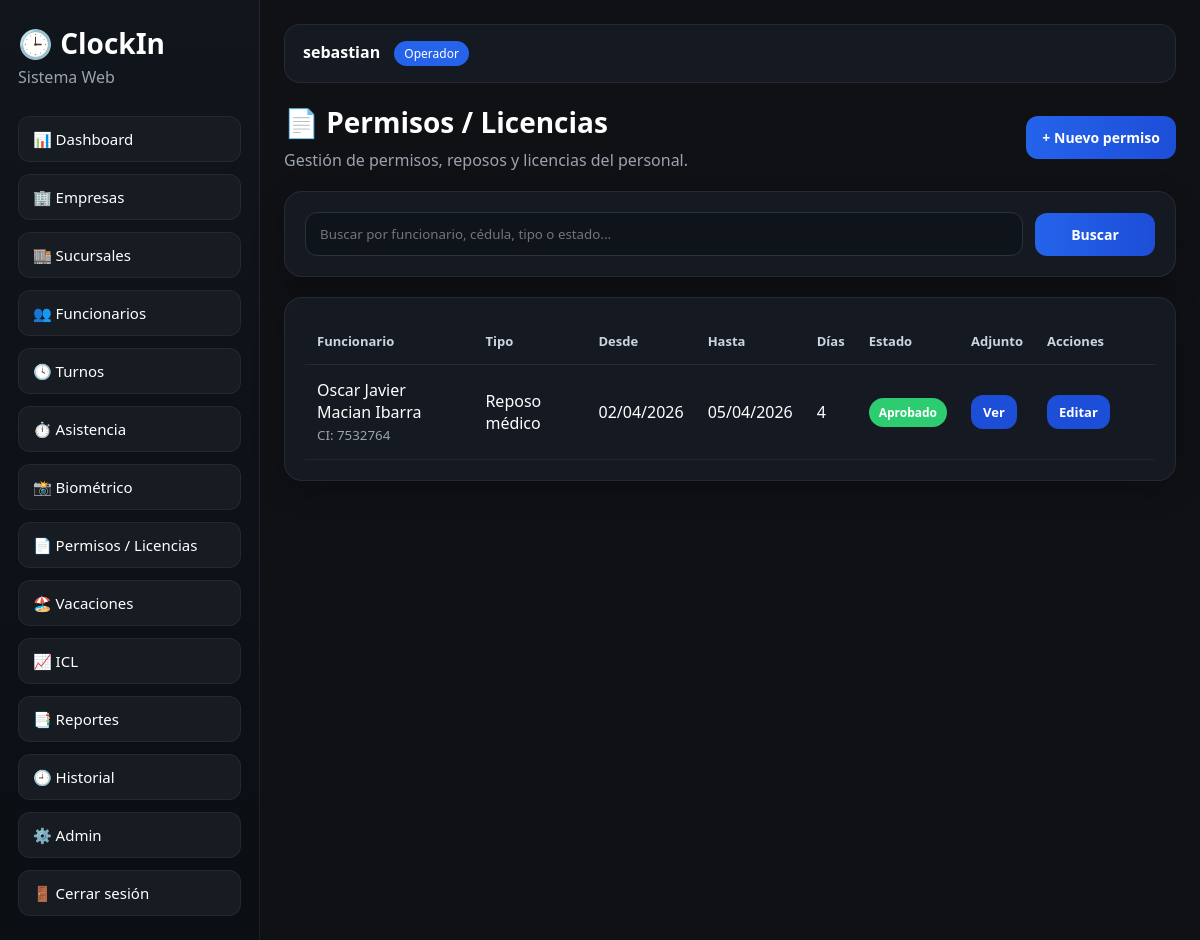
/permisos/ (signed in), run on the app's committed database.
### usuarios/models.py (models this page shows, shortened)
class Usuario(AbstractUser):
    class Roles(models.TextChoices):
        ADMIN = "admin", "Administrador"
        RRHH = "rrhh", "RRHH"
        SUPERVISOR = "supervisor", "Supervisor"
        OPERADOR = "operador", "Operador"
        FUNCIONARIO = "funcionario", "Funcionario"
    rol = models.CharField(
        max_length=20,
        choices=Roles.choices,
        default=Roles.OPERADOR
    )
    telefono = models.CharField(max_length=30, blank=True, null=True)
    activo = models.BooleanField(default=True)

### core/models.py (models this page shows, shortened)
class PermisoLicencia(models.Model):
    class Tipos(models.TextChoices):
        PERMISO_PERSONAL = "permiso_personal", "Permiso personal"
        REPOSO_MEDICO = "reposo_medico", "Reposo médico"
        VACACION_PROVISIONAL = "vacacion_provisional", "Vacación provisional"
        LICENCIA_ESPECIAL = "licencia_especial", "Licencia especial"
        OTRO = "otro", "Otro"
    class Estados(models.TextChoices):
        PENDIENTE = "pendiente", "Pendiente"
        APROBADO = "aprobado", "Aprobado"
        RECHAZADO = "rechazado", "Rechazado"
        ANULADO = "anulado", "Anulado"
    funcionario = models.ForeignKey(
        Funcionario,
        on_delete=models.CASCADE,
        related_name="permisos_licencias"
    )
    tipo = models.CharField(max_length=40, choices=Tipos.choices, default=Tipos.PERMISO_PERSONAL)
    fecha_desde = models.DateField()
    fecha_hasta = models.DateField()
    motivo = models.TextField(blank=True, default="")
    adjunto = models.FileField(upload_to="permisos/", null=True, blank=True)
    estado = models.CharField(max_length=20, choices=Estados.choices, default=Estados.PENDIENTE)
    observacion = models.TextField(blank=True, default="")
    creado_en = models.DateTimeField(auto_now_add=True)
    actualizado_en = models.DateTimeField(auto_now=True)
    class Meta:
        ordering = ["-fecha_desde", "-creado_en"]
    @property
    def dias(self):
        return (self.fecha_hasta - self.fecha_desde).days + 1

class Funcionario(models.Model):
    nombre = models.CharField(max_length=100)
    apellido = models.CharField(max_length=100)
    cedula = models.CharField(max_length=30, unique=True)
    face_encoding = models.BinaryField(null=True, blank=True)
    turno = models.ForeignKey(
        Turno,
        on_delete=models.SET_NULL,
        null=True,
        blank=True,
        related_name="funcionarios"
    )
    cargo = models.CharField(max_length=100, blank=True, default="")
    sector = models.CharField(max_length=100, blank=True, default="")
    sucursal = models.CharField(max_length=100, blank=True, default="")
    sucursal_rel = models.ForeignKey(
        Sucursal,
        on_delete=models.SET_NULL,
        null=True,
        blank=True,
        related_name="funcionarios"
    )
    ips = models.BooleanField(default=False)
    salario_base = models.DecimalField(max_digits=12, decimal_places=2, default=0)
    bono = models.DecimalField(max_digits=12, decimal_places=2, default=0)
    fecha_ingreso = models.DateField(null=True, blank=True)
    foto = models.ImageField(upload_to="funcionarios/", null=True, blank=True)
    activo = models.BooleanField(default=True)
    creado_en = models.DateTimeField(auto_now_add=True)
    actualizado_en = models.DateTimeField(auto_now=True)
    class Meta:
        ordering = ["apellido", "nombre"]
    @property
    def nombre_completo(self):
        return f"{self.nombre} {self.apellido}"

### core/views.py (the view, shortened to what this page needs)
# urls.py: path("permisos/", permisos_lista, name="permisos_lista"),
@login_required
def permisos_lista(request):
    q = request.GET.get("q", "").strip()
    permisos = PermisoLicencia.objects.select_related("funcionario").all()
    return render(request, "core/permisos_lista.html", {
        "permisos": permisos,
        "q": q,
    })

### templates/core/permisos_lista.html (shortened to what this page needs)
{% extends "base.html" %}
{% block content %}
<div class="page-header page-header-flex">
    <div>
        <h2>📄 Permisos / Licencias</h2>
        <p>Gestión de permisos, reposos y licencias del personal.</p>
    </div>
    <a href="{% url 'permiso_nuevo' %}" class="btn-primary btn-link">+ Nuevo permiso</a>
</div>
<div class="card mb-20">
    <form method="get" class="search-bar">
        <input
            type="text"
            name="q"
            value="{{ q }}"
            placeholder="Buscar por funcionario, cédula, tipo o estado..."
            class="form-control"
        >
        <button type="submit" class="btn-primary btn-search">Buscar</button>
    </form>
</div>
<div class="card">
    <div class="table-wrap">
        <table class="table-dark">
            <thead>
                <tr>
                    <th>Funcionario</th>
                    <th>Tipo</th>
                    <th>Desde</th>
                    <th>Hasta</th>
                    <th>Días</th>
                    <th>Estado</th>
                    <th>Adjunto</th>
                    <th style="width: 120px;">Acciones</th>
                </tr>
            </thead>
            <tbody>
                {% for p in permisos %}
                    <tr>
                        <td>{{ p.funcionario.nombre_completo }}<br><small>CI: {{ p.funcionario.cedula }}</small></td>
                        <td>{{ p.get_tipo_display }}</td>
                        <td>{{ p.fecha_desde|date:"d/m/Y" }}</td>
                        <td>{{ p.fecha_hasta|date:"d/m/Y" }}</td>
                        <td>{{ p.dias }}</td>
                        <td>
                            {% if p.estado == "aprobado" %}
                                <span class="badge-success">Aprobado</span>
                            {% elif p.estado == "pendiente" %}
                                <span class="badge-warning">Pendiente</span>
                            {% else %}
                                <span class="badge-danger">{{ p.get_estado_display }}</span>
                            {% endif %}
                        </td>
                        <td>
                            {% if p.adjunto %}
                                <a href="{{ p.adjunto.url }}" target="_blank" class="btn-table">Ver</a>
                            {% else %}
                                -
                            {% endif %}
                        </td>
                        <td>
                            <a href="{% url 'permiso_editar' p.pk %}" class="btn-table">Editar</a>
                        </td>
                    </tr>
                {% empty %}
                    <tr>
                        <td colspan="8" class="empty-row">No hay permisos o licencias registrados todavía.</td>
                    </tr>
                {% endfor %}
            </tbody>
        </table>
    </div>
</div>
{% endblock %}

### templates/base.html (shortened to what this page needs)
<!DOCTYPE html>
<html lang="es">
<head>
    <link rel="stylesheet" href="/static/css/styles.css">
</head>
<body>
<div class="layout">
    <aside class="sidebar" id="sidebar">
        <div class="brand">
            <h1>🕒 ClockIn</h1>
            <p>Sistema Web</p>
        </div>
        {% if request.user.is_authenticated %}
        <nav class="menu">
            <a href="{% url 'dashboard' %}">📊 Dashboard</a>
            <a href="{% url 'empresas_lista' %}">🏢 Empresas</a>
            <a href="{% url 'sucursales_lista' %}">🏬 Sucursales</a>
            <a href="{% url 'funcionarios_lista' %}">👥 Funcionarios</a>
            <a href="{% url 'turnos_lista' %}">🕓 Turnos</a>
            <a href="{% url 'asistencia_marcar' %}">⏱️ Asistencia</a>
            <a href="{% url 'biometrico_inicio' %}">📸 Biométrico</a>
            <a href="{% url 'permisos_lista' %}">📄 Permisos / Licencias</a>
            <a href="{% url 'vacaciones_lista' %}">🏖️ Vacaciones</a>
            <a href="{% url 'icl_lista' %}">📈 ICL</a>
            <a href="{% url 'reportes' %}">📑 Reportes</a>
            <a href="{% url 'historial_lista' %}">🕘 Historial</a>
            <a href="/admin/">⚙️ Admin</a>
            <form method="post" action="{% url 'logout' %}">
                <button type="submit" class="logout-btn">🚪 Cerrar sesión</button>
            </form>
        </nav>
        {% endif %}
    </aside>
    <main class="content">
        <header class="topbar">
            {% if request.user.is_authenticated %}
                <div>
                    <strong>{{ request.user.get_full_name|default:request.user.username }}</strong>
                    <span class="role-badge">{{ request.user.get_rol_display }}</span>
                </div>
            {% endif %}
        </header>
        <section class="page">
            {% block content %}{% endblock %}
        </section>
    </main>
</div>
</body>
</html>

### static/css/styles.css (style rules this page uses)
* { box-sizing: border-box; margin: 0; padding: 0; font-family: "Segoe UI", Arial, sans-serif; }
body { background: #0f1115; color: #ffffff; }
.layout { display: flex; min-height: 100vh; }
.sidebar { width: 260px; background: linear-gradient(180deg, #11151c 0%, #0b0e13 100%); border-right: 1px solid rgba(255,255,255,0.08); padding: 24px 18px; }
.brand h1 { font-size: 28px; margin-bottom: 4px; }
.brand p { color: #9ca3af; margin-bottom: 28px; }
.menu { display: flex; flex-direction: column; gap: 12px; }
.menu a, .logout-btn { text-decoration: none; color: #ffffff; background: #171b22; padding: 12px 14px; border-radius: 12px; border: 1px solid rgba(255,255,255,0.06); transition: 0.2s ease; display: block; width: 100%; text-align: left; cursor: pointer; font-size: 15px; }
.content { flex: 1; padding: 24px; }
.topbar { background: #141922; border: 1px solid rgba(255,255,255,0.07); border-radius: 16px; padding: 16px 18px; margin-bottom: 20px; display: flex; justify-content: space-between; align-items: center; }
.role-badge { display: inline-block; margin-left: 10px; background: #2563eb; color: white; padding: 4px 10px; border-radius: 999px; font-size: 12px; }
.page-header { margin-bottom: 20px; }
.page-header-flex { display: flex; align-items: center; justify-content: space-between; gap: 14px; margin-bottom: 20px; }
.page-header h2 { font-size: 28px; margin-bottom: 8px; }
.page-header p { color: #9ca3af; }
.card { background: #141922; border: 1px solid rgba(255,255,255,0.07); border-radius: 18px; padding: 20px; box-shadow: 0 10px 30px rgba(0,0,0,0.25); }
.mb-20 { margin-bottom: 20px; }
.form-group input, .form-control, .form-field input, .form-field select, .form-field textarea { width: 100%; padding: 12px 14px; border-radius: 12px; border: 1px solid #2b3240; background: #0f131a; color: white; outline: none; }
.btn-primary, .btn-secondary, .btn-table, .btn-link { display: inline-block; padding: 12px 16px; border: none; border-radius: 12px; text-decoration: none; cursor: pointer; font-size: 14px; font-weight: 600; }
.btn-primary, .btn-link { background: linear-gradient(90deg, #2563eb, #1d4ed8); color: white; }
.btn-table { background: #1d4ed8; color: white; padding: 8px 12px; font-size: 13px; }
.btn-search { min-width: 120px; }
.search-bar { display: flex; gap: 12px; align-items: center; }
.table-wrap { overflow-x: auto; }
.table-dark { width: 100%; border-collapse: collapse; }
.table-dark thead th { text-align: left; font-size: 13px; color: #cbd5e1; padding: 14px 12px; border-bottom: 1px solid rgba(255,255,255,0.08); white-space: nowrap; }
.table-dark tbody td { padding: 14px 12px; border-bottom: 1px solid rgba(255,255,255,0.06); vertical-align: middle; }
.badge-success, .badge-danger { display: inline-block; padding: 6px 10px; border-radius: 999px; font-size: 12px; font-weight: 700; }
.badge-success { background: rgba(16,185,129,0.18); color: #bbf7d0; }
.table-dark small { color: #9ca3af; }
.sidebar { transition: all 0.3s ease; }
.badge-success { background: #2ecc71; color: white; }

### data on the page
Usuario: user.get_full_name "sebastian", user.rol "Operador"
PermisoLicencia: funcionario.nombre_completo "Oscar Javier Macian Ibarra", funcionario.cedula "7532764", tipo "Reposo médico", fecha_desde "02/04/2026", fecha_hasta "05/04/2026", dias "4", estado "Aprobado"
